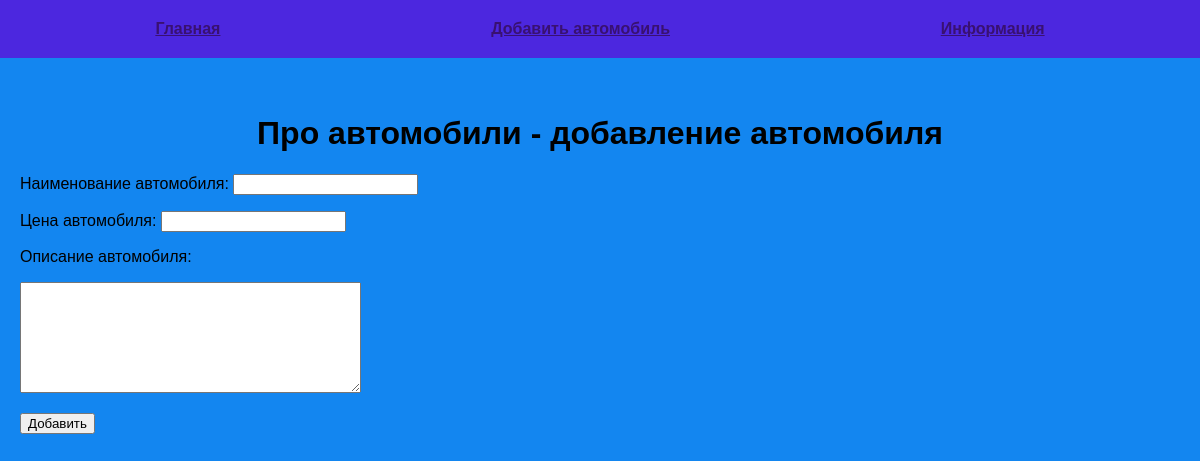
Page /add_post on the committed database.
### tables this page shows
CREATE TABLE mainmenu(
id INTEGER PRIMARY KEY AUTOINCREMENT,
title TEXT NOT NULL,
url TEXT NOT NULL
);

### flask_code.py (the view, shortened to what this page needs)
@app.route("/add_post", methods=["POST", "GET"])
def add_post():
    db = get_db()
    dbase = FDataBase(db)
    return render_template('add_post.html', menu=dbase.get_menu(), title="добавление автомобиля")

### FDataBase.py (called while the page is built)
    def get_menu(self):
        sql = 'SELECT * FROM mainmenu'
        try:
            self.__cur.execute(sql)
            res = self.__cur.fetchall()
            if res:
                return res
        except IOError:
            print("Ошибка чтения из БД")
        return []

### flask_code.py (called while the page is built)
def connection_db():
    con = sqlite3.connect(app.config['DATABASE'])
    con.row_factory = sqlite3.Row
    return con

def get_db():
    if not hasattr(g, 'link_db'):
        g.link_db = connection_db()
    return g.link_db

### templates/add_post.html (shortened to what this page needs)
{% extends 'base.html' %}
{% block content %}
{{ super() }}
<form action="{{ url_for('add_post') }}" method="post">
    <p>Наименование автомобиля: <input type="text" name="name" required></p>
    <p>Цена автомобиля: <input type="text" name="cost" required></p>
    <p>Описание автомобиля:</p>
    <p><textarea name="post" cols="40" rows="7"></textarea></p>
    <p><input type="submit" value="Добавить"></p>
</form>
{% endblock %}

### templates/base.html (shortened to what this page needs)
<!DOCTYPE html>
<html lang="en">
<head>
    <link rel="stylesheet" href="{{ url_for('static', filename='css/style.css') }}">
</head>
<body>
{% block content %}
    {% block menu %}
        <ul class="menu">
            {% for m in menu %}
            <li><a href="{{ m.url }}">{{ m.title }}</a></li>
            {% endfor %}
        </ul>
    <div class="content">
    {% endblock %}
    {% if title %}
        <h1>Про автомобили - {{ title }}</h1>
    {% else %}
        <h1>Про автомобили</h1>
    {% endif %}
{% endblock %}
    </div>
</body>
</html>

### static/css/style.css (style rules this page uses)
body { background: rgba(19, 134, 240, 0.997); margin: 0; padding: 0; font-family: Verdana, Geneva, Tahoma, sans-serif; }
.menu { display: flex; justify-content: space-around; list-style: none; background: rgb(76, 39, 223); padding: 20px; margin-top: 0; }
.content { margin: 0 auto; max-width: 1200px; padding: 20px; box-sizing: border-box; }
.menu a { font-weight: bold; color: #391171; }
ul { list-style: none; padding: 0; }
.content>h1 { text-align: center; }
a { text-align: center; }

### rows in the picture
mainmenu: title "Главная"
mainmenu: title "Добавить автомобиль"
mainmenu: title "Информация"

### other values in the picture
{{ title }} "добавление автомобиля"
